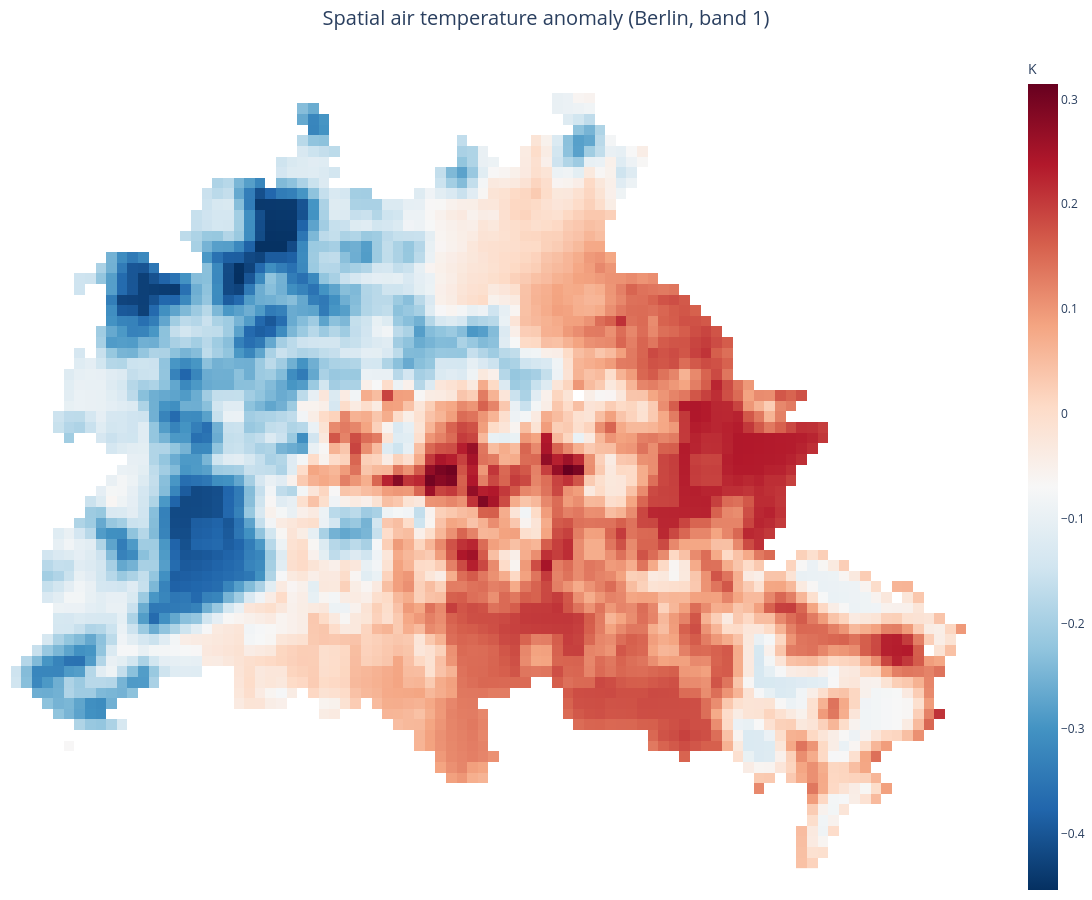

The notebook cell this image was saved under:
### Markdown cell above
### Visualizing the anomaly raster

The resulting GeoTIFF has one band per time step. We use `lcz_plot_map(..., data_type="continuous")` to display one of them as a continuous heatmap (rather than the categorical mode used for LCZ class maps).

### Code cell
from LCZ4py import lcz_plot_map

result = lcz_plot_map(
    anomaly_map_path,
    data_type="continuous",
    band=1,
    colorscale="RdBu_r",
    title="Spatial air temperature anomaly (Berlin, band 1)",
)
result.fig.show()

### Figure 1 — Plotly figure (JSON) as saved in the notebook; plotly's stock layout.template omitted (floating-point values rounded to 4 significant figures; data arrays with more than 128 entries replaced by an {"elided": "..."} marker saying what was removed)
{"data": [{"colorbar": {"title": {"text": "K"}}, "colorscale": [[0.0, "rgb(5,48,97)"], [0.1, "rgb(33,102,172)"], [0.2, "rgb(67,147,195)"], [0.3, "rgb(146,197,222)"], [0.4, "rgb(209,229,240)"], [0.5, "rgb(247,247,247)"], [0.6, "rgb(253,219,199)"], [0.7, "rgb(244,165,130)"], [0.8, "rgb(214,96,77)"], [0.9, "rgb(178,24,43)"], [1.0, "rgb(103,0,31)"]], "dx": 500.0, "dy": 500.0, "hovertemplate": "Value: %{z:.1f} K<br>X: %{x:.5f}<br>Y: %{y:.5f}<extra></extra>", "type": "heatmap", "x0": 369700.0, "y0": 5800000.0, "z": {"elided": "74x94 float values"}, "zmax": 0.3147, "zmin": -0.4539}], "layout": {"dragmode": "pan", "height": 900, "margin": {"b": 0, "l": 0, "r": 80, "t": 50}, "paper_bgcolor": "white", "plot_bgcolor": "white", "title": {"font": {"size": 20}, "text": "Spatial air temperature anomaly (Berlin, band 1)", "x": 0.5, "xanchor": "center"}, "width": 1200, "xaxis": {"showgrid": false, "showticklabels": false, "zeroline": false}, "yaxis": {"scaleanchor": "x", "scaleratio": 1, "showgrid": false, "showticklabels": false, "zeroline": false}}}
